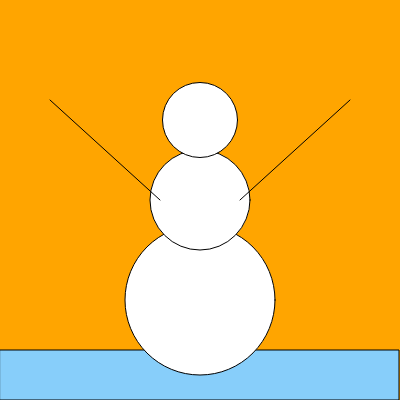
Frame 1 (no input)
Frame 60 (no input): identical to frame 1, image omitted
Frame 120 (the mouse pressed at the canvas centre since frame 60): identical to frame 1, image omitted

The p5.js sketch that drew this single still picture (run headless with seeded random() and noise() and a simulated clock; from frame 60 on, the mouse is pressed at the canvas centre):

// p5.js sketch
// ── sketch.js
function setup() {
  createCanvas(400, 400);
}

function draw() {
//background
background(255,165,0);
// bottom
fill(135, 206, 250);
rect(0, 350, 399, 50);
// bottom circle
fill(255, 255, 255);
ellipse(200, 300, 150, 150);
// middle circle
fill(255, 255, 255);
ellipse(200, 200, 100, 100);
// top circle
fill(255, 255, 255);
ellipse(200, 120, 75, 75);
// left arm
line(160, 200, 50, 100);
// right arm
line(240, 200, 350, 100);
}
